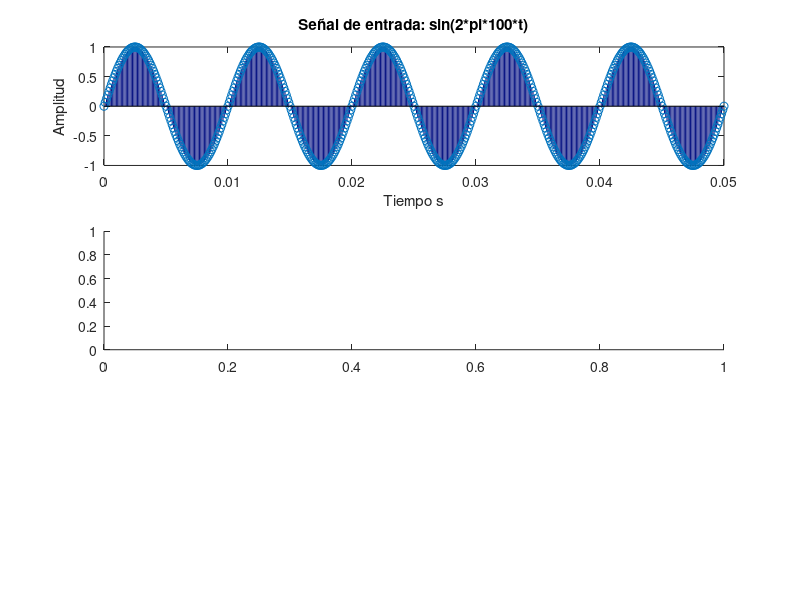

Source code (MATLAB): (Note: this script raises an error after producing the figure.)
%% Derivada e Integrales en tiempo discreto
clc, clear, close all

Colors = [  hex2dec('fd') hex2dec('3c') hex2dec('3c');
            hex2dec('06') hex2dec('12') hex2dec('83');
            hex2dec('ff') hex2dec('b7') hex2dec('4c');
            hex2dec('13') hex2dec('8d') hex2dec('90');
            hex2dec('00') hex2dec('00') hex2dec('00')]/255;
        
        
fs = 10000; 
time = 0:1/fs:1;
test_signal = sin(2*pi*100*time);

figure("name", "probando")
    subplot(3,1,1)
        stem(time, test_signal, "color",Colors(2,:));
        xlim([0,50/1000])
        xlabel("Tiempo s")
        ylabel("Amplitud")
        title("Señal de entrada: sin(2*pi*100*t)")
    subplot(3,1,2)
        stem(time,S1(test_signal,fs),"color",Colors(3,:));
        xlim([0,50/1000])
        xlabel("Tiempo s")
        ylabel("Amplitud")
        title("Derivador: Y = S1(X)")
    subplot(3,1,3)
        stem(time,S2(test_signal,fs),"color",Colors(4,:));
        xlim([0,50/1000])
        xlabel("Tiempo s")
        ylabel("Amplitud")
        title("Integrador: Y = S2(X)")
%% Entrada X[n] = delta(n) - delta(n-5)
clc, clear, close all

Colors = [  hex2dec('fd') hex2dec('3c') hex2dec('3c');
            hex2dec('06') hex2dec('12') hex2dec('83');
            hex2dec('ff') hex2dec('b7') hex2dec('4c');
            hex2dec('13') hex2dec('8d') hex2dec('90');
            hex2dec('00') hex2dec('00') hex2dec('00')]/255;
fs = 100;
samples = -10:1/fs:20;
signal = double(kroneckerDelta(sym(samples))) - double(kroneckerDelta(sym(samples - 5)));
figure("name", "Entrada : Deltas de Kronecker");
    subplot(3,1,1)
        stem(samples, signal, "color", Colors(1,:))
        xlabel("Tiempo s")
        ylabel("Amplitud")
        grid on
        title("Señal de entrada a los sistemas")
    subplot(3,1,2)
        stem(samples, S1(signal,fs), "color", Colors(2,:))
        xlabel("Tiempo s")
        ylabel("Amplitud")
        grid on
        title("Derivador")
    subplot(3,1,3)
        stem(samples, S2(signal,fs), "color", Colors(3,:))
        xlabel("Tiempo s")
        ylabel("Amplitud")
        grid on
        title("Integrador")

%% Entrada X[n] = heaviside(n) - heaviside(n-5)
clc, clear, close all

Colors = [  hex2dec('fd') hex2dec('3c') hex2dec('3c');
            hex2dec('06') hex2dec('12') hex2dec('83');
            hex2dec('ff') hex2dec('b7') hex2dec('4c');
            hex2dec('13') hex2dec('8d') hex2dec('90');
            hex2dec('00') hex2dec('00') hex2dec('00')]/255;
fs = 100;
samples = -10:1/fs:20;
N = 10
signal = heaviside(samples) - heaviside(samples -(N+1));
figure("name", "Entrada : Escalones unitarios");
    subplot(3,1,1)
        stem(samples, signal, "color", Colors(1,:))
        xlabel("Tiempo s")
        ylabel("Amplitud")
        grid on
        title("Señal de entrada a los sistemas")
    subplot(3,1,2)
        stem(samples, S1(signal,fs), "color", Colors(2,:))
        xlabel("Tiempo s")
        ylabel("Amplitud")
        grid on
        title("Derivador")
    subplot(3,1,3)
        stem(samples, S2(signal,fs), "color", Colors(3,:))
        xlabel("Tiempo s")
        ylabel("Amplitud")
        grid on
        title("Integrador")

%% Archivos de audio: music.wav
[music, fs_music] = audioread("rsrc/music.wav");
soundsc(music,fs_music)
% Derivada
d_music = S1(music, fs_music);
pause(5);
soundsc(d_music,fs_music);
% Integral
i_music = S2(music,fs_music);
pause(5)
soundsc(i_music, fs_music);
%% Archivos de audio: speech.wav
[speech, fs_speech] = audioread("rsrc/speech.wav");
soundsc(speech, fs_speech);
%derivada
d_speech = S1(speech, fs_speech);
pause(5);
soundsc(d_speech, fs_speech);
%integral
i_speech = S2(speech, fs_speech);
pause(5);
soundsc(i_speech, fs_speech);

%% Prueba segunda derivada e integral
clc, clear, close all

Colors = [  hex2dec('fd') hex2dec('3c') hex2dec('3c');
            hex2dec('06') hex2dec('12') hex2dec('83');
            hex2dec('ff') hex2dec('b7') hex2dec('4c');
            hex2dec('13') hex2dec('8d') hex2dec('90');
            hex2dec('00') hex2dec('00') hex2dec('00')]/255;
        
        
fs = 10000; 
time = 0:1/fs:1;
test_signal = sin(2*pi*100*time);

figure("name", "probando")
    subplot(3,1,1)
        stem(time, test_signal, "color",Colors(2,:));
        xlim([0,50/1000])
        xlabel("Tiempo s")
        ylabel("Amplitud")
        title("Señal de entrada: sin(2*pi*100*t)")
    subplot(3,1,2)
        stem(time,S11(test_signal,fs),"color",Colors(3,:));
        xlim([0,50/1000])
        xlabel("Tiempo s")
        ylabel("Amplitud")
        title("Derivador: Y = S1(X)")
    subplot(3,1,3)
        stem(time,S2(test_signal,fs),"color",Colors(4,:));
        xlim([0,50/1000])
        xlabel("Tiempo s")
        ylabel("Amplitud")
        title("Integrador: Y = S2(X)")
%% Sistemas
% Derivada:
function y = S1(x,fs)
num = [1 -1];
den = [1 0];
y = (fs)*filter(num, den, x);
end

%Integral: 
function y =S2(x,fs)
num = [1 0];
den = [1 -1];
y = (1/fs)*filter(num, den, x);
end

%% Segunda deriva e integral
function y = S11(x,fs)
num = [1 -2 1];
den = [1 0 0];
y = (fs*fs)*filter(num, den, x);
end